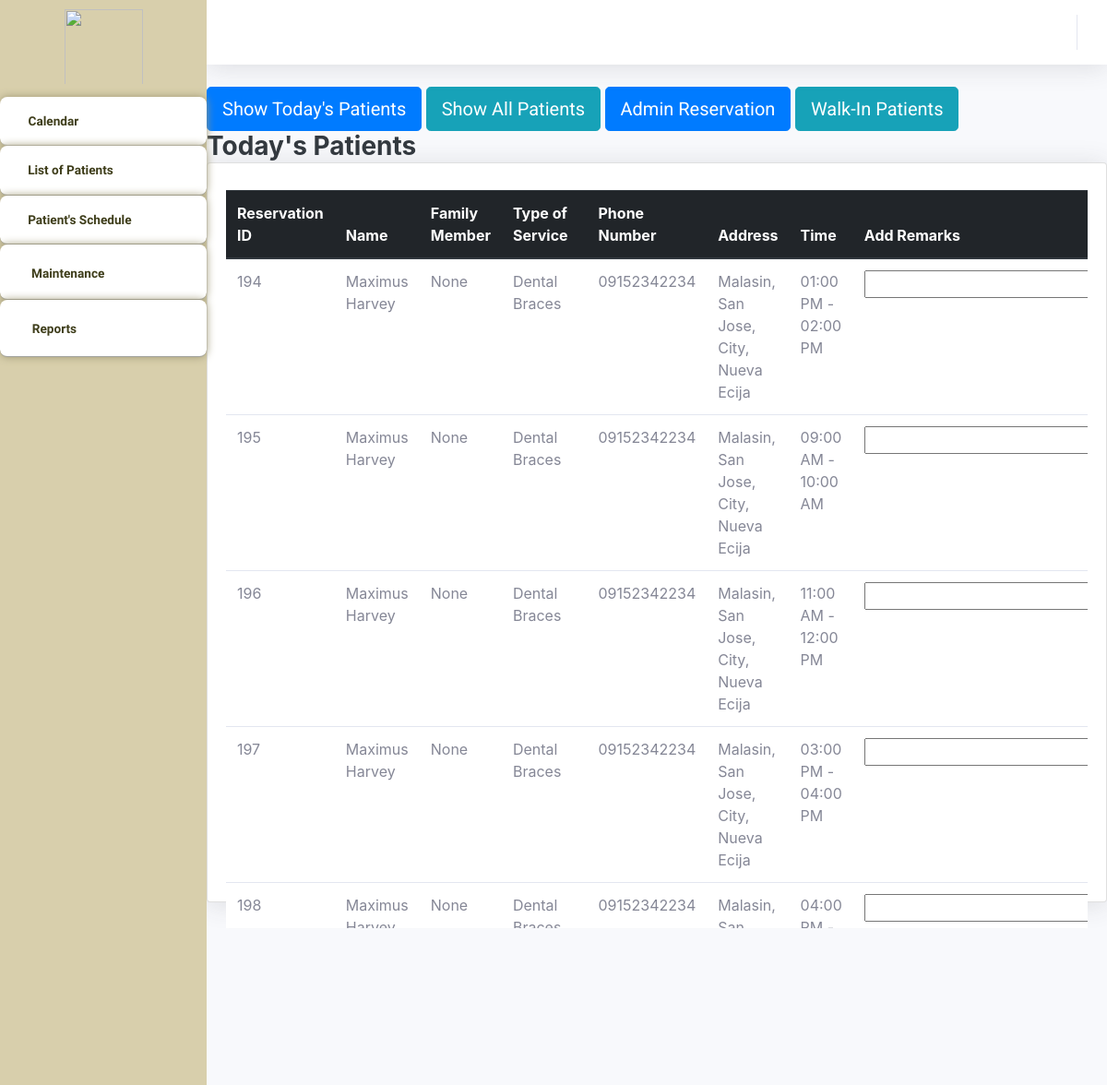
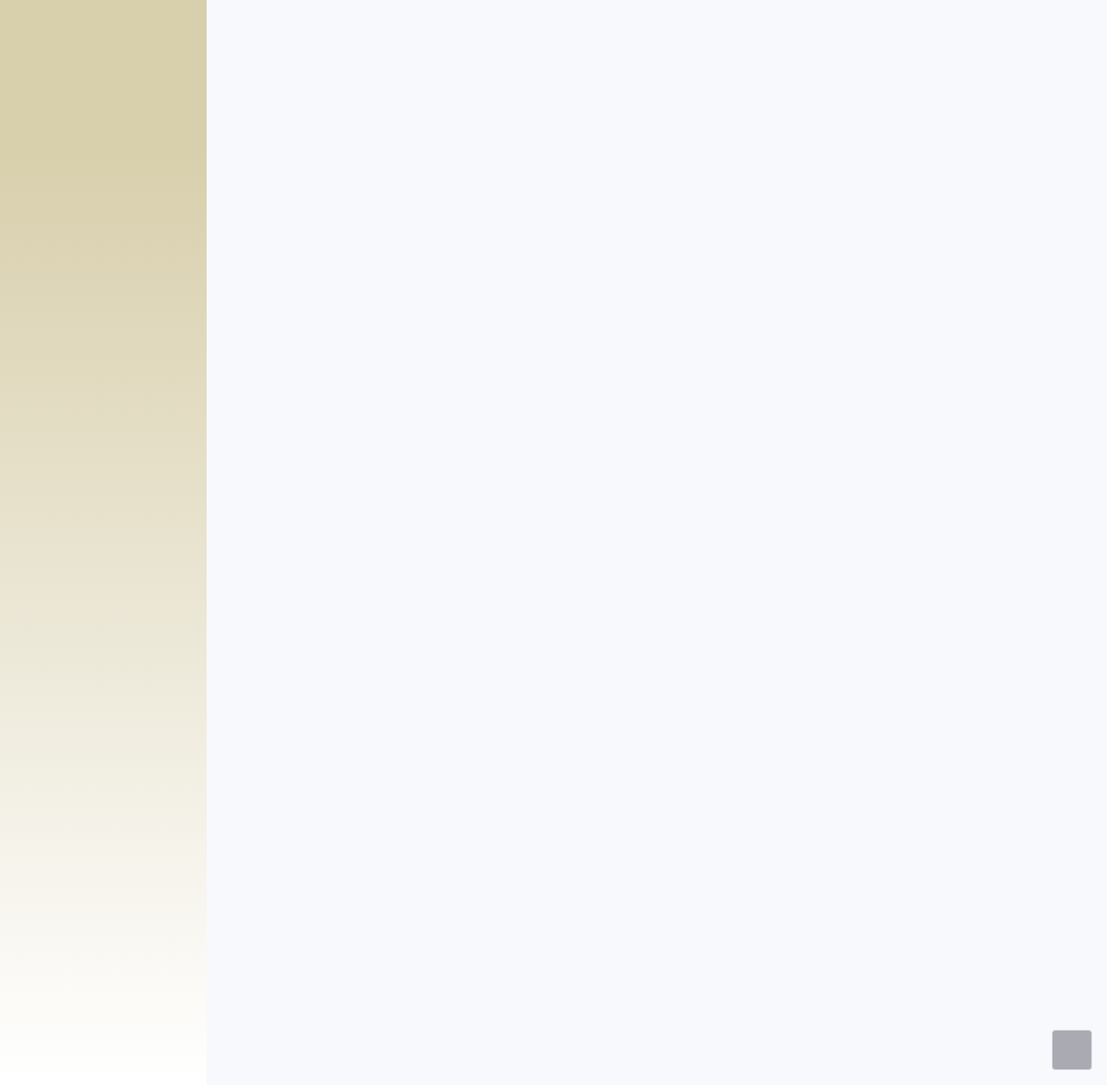
The app's page /Thesis1/Admin/patientstoday.php?doneID=194 with its own data (2 pictures, top to bottom).
### tables this page shows
CREATE TABLE `bookinglog` (
  `resID` int(11) NOT NULL,
  `userID` int(11) NOT NULL,
  `serviceName` varchar(255) NOT NULL,
  `date` date NOT NULL,
  `timeslot` varchar(255) NOT NULL,
  `remarks` varchar(255) NOT NULL,
  `admin_remarks` varchar(255) NOT NULL DEFAULT 'None',
  `walk_in_name` varchar(255) NOT NULL DEFAULT 'None',
  `status` varchar(255) NOT NULL,
  `FamMemberName` varchar(255) NOT NULL DEFAULT 'N/A',
  `confirmationHash` varchar(255) NOT NULL,
  `timestamp` timestamp NOT NULL DEFAULT current_timestamp() ON UPDATE current_timestamp(),
  `totalServicePay` int(11) NOT NULL
);

CREATE TABLE `patients_user` (
  `userID` int(11) NOT NULL,
  `Email` varchar(255) NOT NULL,
  `Name` varchar(255) NOT NULL,
  `Address` varchar(255) NOT NULL,
  `PhoneNumber` varchar(255) NOT NULL,
  `Password` varchar(55) NOT NULL,
  `Hash` varchar(255) NOT NULL,
  `Access` varchar(25) NOT NULL,
  `Active` int(11) NOT NULL DEFAULT 0,
  `profilePic` varchar(255) NOT NULL,
  `last_activity` timestamp NOT NULL DEFAULT current_timestamp() ON UPDATE current_timestamp(),
  `activation_timestamp` timestamp NOT NULL DEFAULT current_timestamp(),
  `ForgotPass` varchar(255) NOT NULL,
  `forgot_expiration` timestamp NULL DEFAULT NULL
);

### Thesis1/Admin/patientstoday.php (the view, shortened to what this page needs)
<?php
$con = connection();
$todaysDate = date("Y-m-d");
$headerToday = ["Reservation ID", "Name", "Family Member", "Type of Service", "Phone Number", "Address", "Time", "Add Remarks"];
$header = $headerToday;
$pageTitle = "Today's Patients";
$retrieveQuery = "SELECT bookinglog.resID, bookinglog.serviceName, patients_user.Name, bookinglog.date, patients_user.PhoneNumber, patients_user.Email, patients_user.Address, bookinglog.timeslot,bookinglog.admin_remarks, bookinglog.walk_in_name,bookinglog.FamMemberName
        FROM bookinglog
        INNER JOIN patients_user ON bookinglog.userID = patients_user.userID
        WHERE status = 'Pending' AND DATE(bookinglog.date) = '$todaysDate'";
?>
<!DOCTYPE html>
<html lang="en">
<head>
    <link rel="stylesheet" href="assets/bootstrap/css/bootstrap.min.css">
    <link rel="stylesheet" href="assets/fonts/fontawesome-all.min.css">
    <link rel="stylesheet" href="assets/fonts/ionicons.min.css">
    <link rel="stylesheet" href="assets/css/aguilaraldo1_section_contact.css">
    <link rel="stylesheet" href="assets/css/Availability---Manage-availability-bookings-appointments_v1.css">
    <link rel="stylesheet" href="assets/css/Basic-Footer.css">
    <link rel="stylesheet" href="assets/css/Black-Navbar.css">
    <link rel="stylesheet" href="assets/css/Block-Responsive-Item-List.css">
    <link rel="stylesheet" href="assets/css/Bootstrap-Calendar.css">
    <link rel="stylesheet" href="assets/css/carousel-circulo.css">
    <link rel="stylesheet" href="assets/css/Carousel-Hero-1.css">
    <link rel="stylesheet" href="assets/css/Carousel-Hero.css">
    <link rel="stylesheet" href="assets/css/Diagonal-div-section.css">
    <link rel="stylesheet" href="assets/css/Feature-Section-MD.css">
    <link rel="stylesheet" href="https://djpsoftwarecdn.azureedge.net/availabilitycss-v1/availability.min.css">
    <link rel="stylesheet" href="assets/css/Login-Form-Basic-icons.css">
    <link rel="stylesheet" href="assets/css/Ultimate-Event-Calendar.css">
    <link rel="stylesheet" href="assets/bootstrap/css/bootstrap.min.css">
    <link rel="stylesheet" href="assets/fonts/fontawesome-all.min.css">
    <link rel="stylesheet" href="assets/css/aguilaraldo1_section_contact.css">
    <link rel="stylesheet" href="assets/css/Basic-Footer.css">
    <link rel="stylesheet" href="assets/css/Black-Navbar.css">
    <link rel="stylesheet" href="assets/css/Block-Responsive-Item-List.css">
    <link rel="stylesheet" href="assets/css/Bootstrap-Calendar.css">
    <link rel="stylesheet" href="assets/css/carousel-circulo.css">
    <link rel="stylesheet" href="assets/css/Carousel-Hero-1.css">
    <link rel="stylesheet" href="assets/css/Carousel-Hero.css">
    <link rel="stylesheet" href="assets/css/Diagonal-div-section.css">
    <link rel="stylesheet" href="assets/css/Feature-Section-MD.css">
    <link rel="stylesheet" href="assets/css/Login-Form-Basic-icons.css">
    <link rel="stylesheet" href="assets/css/Ultimate-Event-Calendar.css">
</head>
<body id="page-top">
    <div id="wrapper">
    <nav class="navbar navbar-dark align-items-start sidebar sidebar-dark accordion bg-gradient-primary p-0" style="border-color: rgb(255,255,255);background: linear-gradient(#d8cfac 57%, white 100%), #a6a263;border-radius: -1px;">
            <div class="container-fluid d-flex flex-column p-0"><img src="assets/img/Picsart_23-04-17_12-49-06-946.png" width="85" height="91" style="margin-left: 0px;padding-bottom: 0px;padding-top: 10px;">
                <ul class="navbar-nav text-light" id="accordionSidebar">
                    <li class="nav-item"><a class="nav-link" href="index.php" style="background: #ffffff;border-radius: 8px;margin-top: 13px;border-color: var(--bs-blue);border-top-width: 1px;border-top-color: #95947c;border-bottom: 1px outset rgba(149,148,124,0.33);box-shadow: 0px 0px 10px rgb(159,152,117);--bs-body-bg: #fff;"><i class="far fa-calendar" style="color: #3e3d1a;"></i><span style="background: transparent;color: #3e3d1a;font-family: 'Albert Sans', sans-serif;font-weight: bold;">Calendar</span></a></li>
                    <li class="nav-item"><a class="nav-link" style="background: #ffffff;font-weight: bold;color: var(--bs-black);border-radius: 8px;border-bottom: 1px outset rgba(149,148,124,0.49);box-shadow: 0px 0px 10px rgb(159,152,117);" href="Listofpatients.php"><i class="fas fa-table" style="color: #3e3d1a;font-size: 13px;"></i><span style="color: #3e3d1a;font-family: 'Albert Sans', sans-serif;">List of Patients</span></a><a class="nav-link" style="background: #ffffff;font-weight: bold;color: var(--bs-black);border-radius: 8px;border-bottom: 1px outset rgba(149,148,124,0.49);box-shadow: 0px 0px 10px rgb(159,152,117);" href="patientstoday.php"><i class="fas fa-user" style="color: #3e3d1a;font-size: 13px;"></i><span style="color: #3e3d1a;font-family: 'Albert Sans', sans-serif;">Patient's Schedule</span></a><a class="nav-link active" style="background: #ffffff;font-weight: bold;color: var(--bs-black);border-radius: 8px;border-bottom: 1px outset rgba(149,148,124,0.49);box-shadow: 0px 0px 10px rgb(159,152,117);" href="Servicemaintenance.php"><i class="icon ion-settings" style="color: #3e3d1a;font-size: 18px;"></i><span style="color: #3e3d1a;font-family: 'Albert Sans', sans-serif;">Maintenance</span></a><a class="nav-link" style="background: #ffffff;font-weight: bold;color: var(--bs-black);border-radius: 8px;border-bottom: 1px outset rgba(149,148,124,0.49);box-shadow: 0px 0px 10px rgb(159,152,117);" href="Reports.php"><i class="icon ion-document-text" style="color: #3e3d1a;font-size: 19px;"></i><span style="color: #3e3d1a;font-family: 'Albert Sans', sans-serif;">Reports</span></a></li>
                </ul>
            </div>
        </nav>
        <div class="d-flex flex-column" id="content-wrapper">
            <div id="content">
                <nav class="navbar navbar-light navbar-expand bg-white shadow mb-4 topbar static-top" style="background: rgb(255,255,255);border-color: rgb(255,0,0);">
                    <div class="container-fluid">
                        <ul class="navbar-nav flex-nowrap ms-auto">
                                                    <li class="nav-item dropdown no-arrow mx-1"><a class="nav-link" href="ChatsystemAdmin.php"><i class="icon ion-email" style="font-size: 30px;color: #a6a263;margin-top: 8px;"></i></a></li>
                        </ul>
                    </div>
                </nav>
        <form method="post" action="">
            <button class="btn btn-primary btn-lg" type="submit" name="btn-Patients-Today">Show Today's Patients</button>
            <button class="btn btn-info btn-lg" type="submit" name="btn-Patients-All">Show All Patients</button>
            <button class="btn btn-primary btn-lg" type="submit" name="btn-Admin-Reservation">Admin Reservation</button>
            <button class="btn btn-info btn-lg" type="submit" name="btn-Walk-in-Patients">Walk-In Patients</button>
        </form>
        <h3 class="text-dark mb-0" style="font-weight: bold;"><?php echo $pageTitle; ?></h3>
        <div class="card shadow">
            <div class="card-body" style="height: 800px;">
                <div class="row">
                    <div class="col-md-6 text-nowrap">
                    </div>
                </div>
                <div class="table-responsive table mt-2" id="dataTable" role="grid" aria-describedby="dataTable_info" style="height: 800px;">
                    <table class="table my-0" id="dataTable">
                      <thead class="thead-dark">
                        <tr>
                            <?php
                            foreach ($header as $column) {
                                echo "<th>$column</th>";
                            }
                            ?>
                        </tr>
                    </thead>
                        <tbody>
                           <?php
                                    $result =  $con->query($retrieveQuery);
                                    while ($row = mysqli_fetch_assoc($result)) {
                                        echo '<tr>';
                                        foreach ($header as $column) {
                                            switch ($column) {
                                                case "Reservation ID":
                                                    echo '<td>' . $row['resID'] . '</td>';
                                                    break;
                                                case "Name":
                                                    echo '<td>' . $row['Name'] . '</td>';
                                                    break;
                                                case "Type of Service":
                                                    echo '<td>' . $row['serviceName'] . '</td>';
                                                    break;
                                                case "Phone Number":
                                                    echo '<td>' . $row['PhoneNumber'] . '</td>';
                                                    break;
                                                case "Address":
                                                    echo '<td>' . $row['Address'] . '</td>';
                                                    break;
                                                case "Time":
                                                    echo '<td>' . $row['timeslot'] . '</td>';
                                                    break;
                                                case "Family Member":
                                                    echo '<td>' . $row['FamMemberName'] . '</td>';
                                                    break;
                                                case "Add Remarks":
                                                    echo '<td>
                                                            <input type="text" class="inputField" id="inputField' . $row['resID'] . '">
                                                        </td>';
                                                    break;
                                            }
                                        }
                                        echo '</tr>';
                                    }
                                    ?>
                        </tbody>
                    </table>
                </div>
            </div>
        </div>
    </div>
        </div><a class="border rounded d-inline scroll-to-top" href="#page-top"><i class="fas fa-angle-up"></i></a>
    </div>
    <link rel="stylesheet" href="https://cdn.jsdelivr.net/npm/bootstrap@4.0.0/dist/css/bootstrap.min.css">
</body>
</html>

### Thesis1/Admin/assets/css/aguilaraldo1_section_contact.css (style rules this page uses)
.navbar { z-index: 1; }

### Thesis1/Admin/assets/css/Black-Navbar.css (style rules this page uses)
.navbar { margin-bottom: 0; }
.btn { border-radius: 0; }
.btn { font-family: 'Roboto'; font-weight: 400; }

### Thesis1/Admin/assets/css/Feature-Section-MD.css (style rules this page uses)
.waves-effect, a { -webkit-tap-highlight-color: transparent; }
.alert, .breadcrumb, .card, .card .card-header, .dropdown-menu, .file-custom, .input-group-addon, .jumbotron, .list-group .list-group-item, .modal-content, .nav .nav-link, .nav-tabs, .navbar, .navbar-toggler, .page-item:first-child .page-link, .page-item:last-child .page-link, .pagination-lg .page-item:first-child .page-link, .pagination-lg .page-item:last-child .page-link, .pagination-sm .page-item:first-child .page-link, .pagination-sm .page-item:last-child .page-link, .popover, .tag, .tooltip-inner, img { -moz-border-radius: 0px; -ms-border-radius: 0px; -o-border-radius: 0px; border-radius: 0px; }
.divider-new, .text-fluid, h1, h2, h3, h4, h5, h6 { font-weight: 300; }

### records on screen
bookinglog: resID "194", userID.Name "Maximus Harvey", FamMemberName "None", serviceName "Dental Braces", userID.PhoneNumber "09152342234", userID.Address "Malasin, San Jose, City, Nueva Ecija", timeslot "01:00 PM - 02:00 PM"
bookinglog: resID "195", userID.Name "Maximus Harvey", FamMemberName "None", serviceName "Dental Braces", userID.PhoneNumber "09152342234", userID.Address "Malasin, San Jose, City, Nueva Ecija", timeslot "09:00 AM - 10:00 AM"
bookinglog: resID "196", userID.Name "Maximus Harvey", FamMemberName "None", serviceName "Dental Braces", userID.PhoneNumber "09152342234", userID.Address "Malasin, San Jose, City, Nueva Ecija", timeslot "11:00 AM - 12:00 PM"
bookinglog: resID "197", userID.Name "Maximus Harvey", FamMemberName "None", serviceName "Dental Braces", userID.PhoneNumber "09152342234", userID.Address "Malasin, San Jose, City, Nueva Ecija", timeslot "03:00 PM - 04:00 PM"
bookinglog: resID "198", userID.Name "Maximus…", FamMemberName "None", serviceName "Dental…", userID.PhoneNumber "09152342234", userID.Address "Malasin,…", timeslot "04:00…"

### other values on screen
$pageTitle "Today's Patients"
$column "Reservation ID"
$column "Name"
$column "Family Member"
$column "Type of Service"
$column "Phone Number"
$column "Address"
$column "Time"
$column "Add Remarks"
